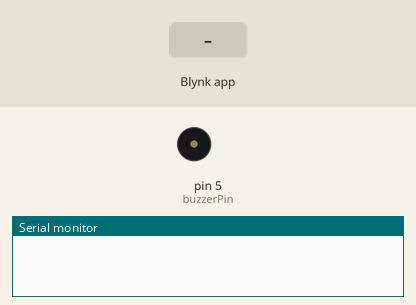
A sketch run on a simulated Arduino Uno, built with avr-gcc and run on an emulated ATmega328P. On the bench: buzzer (waves = sounding), the last lines printed to the serial monitor. The test bench sets the inputs (shaded band). WiFi joins after 1.5 s; servers stay silent unless stated.

Above: at 3.0 s.
3.1 s: Blynk app writes 1 to V0
At 4.14 s:
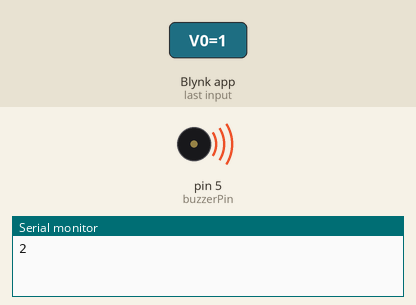
6.1 s: Blynk app writes 1 to V2
9.1 s: Blynk app writes 0 to V0
At 9.8 s:
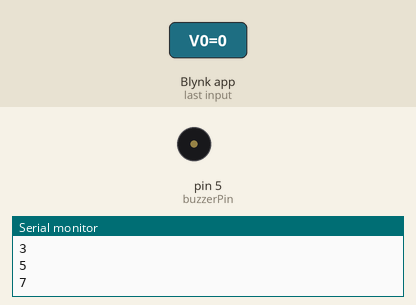
Timing chart, 0 to 12.1 s (numbered marks = the images above; inputs shaded):
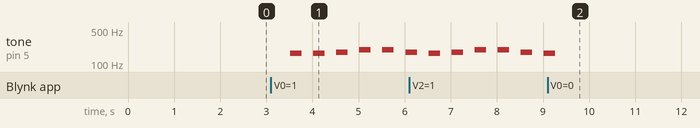

Measured:
- after the input at 3.1 s, tone on pin 5 (buzzerPin): plays 165 Hz for 0.25 s, 165 Hz for 0.25 s, 175 Hz for 0.25 s, 196 Hz for 0.25 s, 196 Hz for 0.25 s, 175 Hz for 0.08 s, starting after 0.42 s
- after the input at 9.1 s, tone on pin 5 (buzzerPin): goes on until 9.3 s, then stays silent

The sketch:

4.clound_music_player.ino
```cpp
#include "pitches.h"

int melody[] = {
  NOTE_E3, NOTE_E3, NOTE_F3, NOTE_G3, NOTE_G3, NOTE_F3, NOTE_E3, NOTE_D3,
  NOTE_C3, NOTE_C3, NOTE_D3, NOTE_E3, NOTE_E3, NOTE_D3, NOTE_D3,
  NOTE_E3, NOTE_E3, NOTE_F3, NOTE_G3, NOTE_G3, NOTE_F3, NOTE_E3, NOTE_D3,
  NOTE_C3, NOTE_C3, NOTE_D3, NOTE_E3, NOTE_D3, NOTE_C3, NOTE_C3,
};

const int buzzerPin=5;

// Template ID, Device Name and Auth Token are provided by the Blynk.Cloud
// See the Device Info tab, or Template settings
#define BLYNK_TEMPLATE_ID "xxxxxx"
#define BLYNK_DEVICE_NAME "Quickstart Template"
#define BLYNK_AUTH_TOKEN "xxxxxxxxxxxx"


// Comment this out to disable prints and save space
#define BLYNK_PRINT Serial


#include <ESP8266_Lib.h>
#include <BlynkSimpleShieldEsp8266.h>

char auth[] = BLYNK_AUTH_TOKEN;

// Your WiFi credentials.
// Set password to "" for open networks.
char ssid[] = "ssid";
char pass[] = "password";

// Hardware Serial on Mega, Leonardo, Micro...
// #define EspSerial Serial1

// or Software Serial on Uno, Nano...
#include <SoftwareSerial.h>
SoftwareSerial EspSerial(2, 3); // RX, TX

// Your ESP8266 baud rate:
#define ESP8266_BAUD 115200

ESP8266 wifi(&EspSerial);


int scrubBar=0;
int musicPlayFlag =0;

BlynkTimer timer;

// This function sends Arduino's up time every second to Virtual Pin.
// In the app, Widget's reading frequency should be set to PUSH. This means
// that you define how often to send data to Blynk App.

BLYNK_WRITE(V0)
{
  musicPlayFlag = param.asInt(); // START/PAUSE MUSIC
}

BLYNK_WRITE(V2)
{
  scrubBar=param.asInt();
}

BLYNK_CONNECTED() {
  String songName = "Ode to Joy";
  Blynk.virtualWrite(V3, songName);
}

void myTimerEvent()
{
  if(musicPlayFlag!=0)
  {
    tone(buzzerPin,melody[scrubBar],250);
    scrubBar=(scrubBar+1)%(sizeof(melody)/sizeof(int));
    delay(500);
    tone(buzzerPin,melody[scrubBar],250);
    scrubBar=(scrubBar+1)%(sizeof(melody)/sizeof(int));
    Serial.println(scrubBar);
    Blynk.virtualWrite(V2, scrubBar);

  }
}

void setup()
{
  // Debug console
  Serial.begin(115200);

  // Set ESP8266 baud rate
  EspSerial.begin(ESP8266_BAUD);
  delay(10);

  Blynk.begin(auth, wifi, ssid, pass);
  // You can also specify server:
  //Blynk.begin(auth, wifi, ssid, pass, "blynk.cloud", 80);
  //Blynk.begin(auth, wifi, ssid, pass, IPAddress(192,168,1,100), 8080);

  timer.setInterval(1000L, myTimerEvent);


}

void loop()
{
  Blynk.run();
  // You can inject your own code or combine it with other sketches.
  // Check other examples on how to communicate with Blynk. Remember
  // to avoid delay() function!

  timer.run(); // Initiates BlynkTimer
}
```

pitches.h
```cpp
/*************************************************
 * Public Constants
 *************************************************/

#define NOTE_B0  31
#define NOTE_C1  33
#define NOTE_CS1 35
#define NOTE_D1  37
#define NOTE_DS1 39
#define NOTE_E1  41
#define NOTE_F1  44
#define NOTE_FS1 46
#define NOTE_G1  49
#define NOTE_GS1 52
#define NOTE_A1  55
#define NOTE_AS1 58
#define NOTE_B1  62
#define NOTE_C2  65
#define NOTE_CS2 69
#define NOTE_D2  73
#define NOTE_DS2 78
#define NOTE_E2  82
#define NOTE_F2  87
#define NOTE_FS2 93
#define NOTE_G2  98
#define NOTE_GS2 104
#define NOTE_A2  110
#define NOTE_AS2 117
#define NOTE_B2  123
#define NOTE_C3  131
#define NOTE_CS3 139
#define NOTE_D3  147
#define NOTE_DS3 156
#define NOTE_E3  165
#define NOTE_F3  175
#define NOTE_FS3 185
#define NOTE_G3  196
#define NOTE_GS3 208
#define NOTE_A3  220
#define NOTE_AS3 233
#define NOTE_B3  247
#define NOTE_C4  262
#define NOTE_CS4 277
#define NOTE_D4  294
#define NOTE_DS4 311
#define NOTE_E4  330
#define NOTE_F4  349
#define NOTE_FS4 370
#define NOTE_G4  392
#define NOTE_GS4 415
#define NOTE_A4  440
#define NOTE_AS4 466
#define NOTE_B4  494
#define NOTE_C5  523
#define NOTE_CS5 554
#define NOTE_D5  587
#define NOTE_DS5 622
#define NOTE_E5  659
#define NOTE_F5  698
#define NOTE_FS5 740
#define NOTE_G5  784
#define NOTE_GS5 831
#define NOTE_A5  880
#define NOTE_AS5 932
#define NOTE_B5  988
#define NOTE_C6  1047
#define NOTE_CS6 1109
#define NOTE_D6  1175
#define NOTE_DS6 1245
#define NOTE_E6  1319
#define NOTE_F6  1397
#define NOTE_FS6 1480
#define NOTE_G6  1568
#define NOTE_GS6 1661
#define NOTE_A6  1760
#define NOTE_AS6 1865
#define NOTE_B6  1976
#define NOTE_C7  2093
#define NOTE_CS7 2217
#define NOTE_D7  2349
#define NOTE_DS7 2489
#define NOTE_E7  2637
#define NOTE_F7  2794
#define NOTE_FS7 2960
#define NOTE_G7  3136
#define NOTE_GS7 3322
#define NOTE_A7  3520
#define NOTE_AS7 3729
#define NOTE_B7  3951
#define NOTE_C8  4186
#define NOTE_CS8 4435
#define NOTE_D8  4699
#define NOTE_DS8 4978
```
